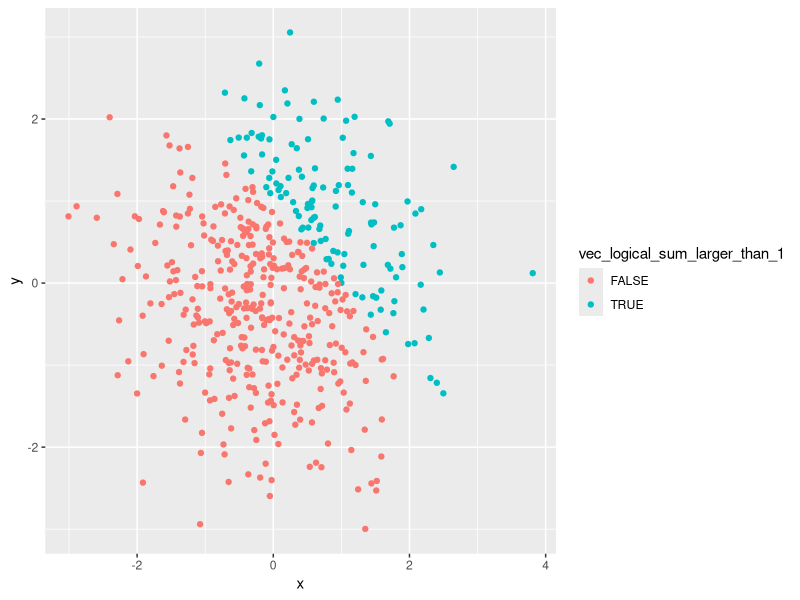
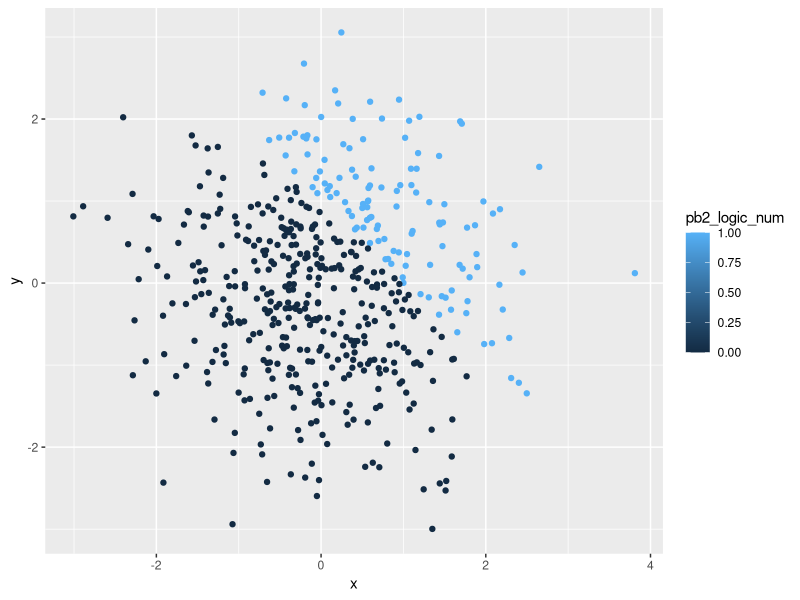
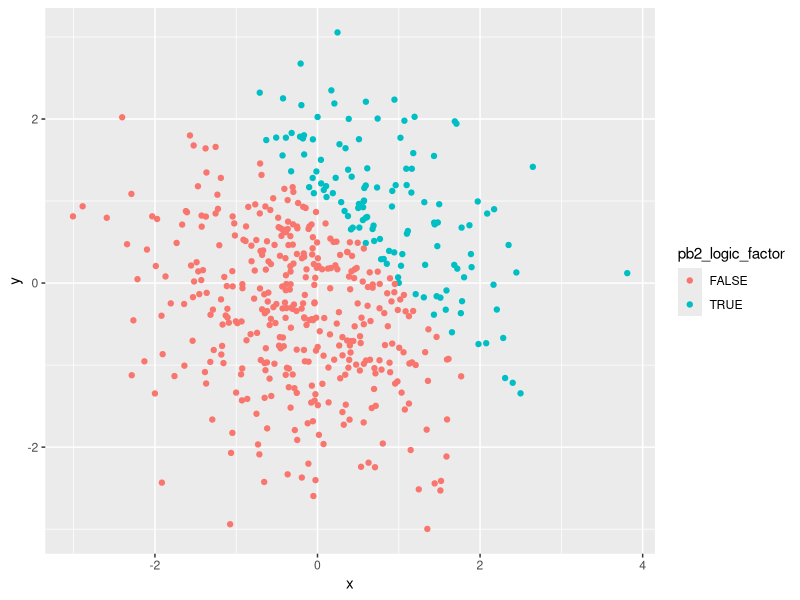

Source code (R) for these figures, in order:
## ---- chunk 1
knitr::opts_chunk$set(echo = TRUE)
library(tidyverse)
library(ggplot2)
## ---- chunk 2
#Set the seed for the random Norma distribution
set.seed(1)
problem1_df = tibble(
  #the first vector is a random sample of size 8 from a standard Normal distribution
  vec_random_sample = (x = rnorm(8) ),
  #the second vector is the a character vector of length 8 indexing the sample from normal distribution
  vec_char = c("first", "second", "third", "forth","fifth","sixth","seventh","eighth"),
  #the third vector is the logical vector that used to determined whether elements of the sample are greater than 0
  vec_logical = vec_random_sample > 0 ,
  #the forth vector is the factor that comprised of three levels.
  vec_factor = factor(c("low", "low", "low", "middle","middle","high","high","high"))
)
  
problem1_df
## ---- chunk 3
# Find the mean for each vector in the dataset
sapply(problem1_df, mean)
# Means can be found for numeric or logical vector: vec_random_sample and vec_logical
## ---- chunk 4
#convert the logical vector to numeric, and multiply the random sample by the result
Pb1_Q4_1<-as.numeric(problem1_df$vec_logical)* pull( problem1_df, vec_random_sample)
Pb1_Q4_1
#For the false result, the product become zero. For the postive result, the orignin values are retained,


#convert the logical vector to a factor, and multiply the random sample by the result
as.factor(problem1_df$vec_logical)
Pb1_Q4_2<-as.factor(problem1_df$vec_logical)* pull( problem1_df, vec_random_sample)
Pb1_Q4_2
#Since factor is not a numbner, therefore multipilication does not make sense.

#convert the logical vector to a factor and then convert the result to numeric, and multiply the random sample by the result
Pb1_Q4_3<-as.numeric(as.factor(problem1_df$vec_logical))* pull( problem1_df, vec_random_sample)
Pb1_Q4_3
#Since, when converted to number, the levels of factors will be denoted by 1 and 2 instead of 0 and 1, the result will be different from the first command of this part.
## ---- chunk 5
problem2_df = tibble(
  #the first vector is x, a random sample of size 500 from a standard Normal distribution
  x = (x = rnorm(500) ),
 #the second vector is y, a random sample of size 500 from a standard Normal distribution
  y = (y = rnorm(500) ),
  #the third vector is the logical vector that used to determined whether x+y >1
  vec_logical_sum_larger_than_1 = x+y > 1 ,
  #the forth vector is the above logical vector coerced into numeric form
   pb2_logic_num = as.numeric(vec_logical_sum_larger_than_1),
 #the fifth vector is the above logical vector coerced into factor form
   pb2_logic_factor = as.factor(vec_logical_sum_larger_than_1),
 )

problem2_df
## ---- chunk 6

#scatterplot of y vs x; color points using the logical variable
ggplot(problem2_df, #Input dataset
       aes(x = x, #Define variable that input
           y=y,
           color = vec_logical_sum_larger_than_1))+geom_point() # Define how color are devided and how datapot are arranged.
## ---- chunk 7

#scatterplot of y vs x; color points using the numeric variable
ggplot(problem2_df, #Input dataset
       aes(x = x, #Define variable that input
           y=y,
           color = pb2_logic_num))+geom_point() # Define how color are devided and how datapot are arranged.

## ---- chunk 8
#scatterplot of y vs x; color points using the factor variable
ggplot(problem2_df, #Input dataset
       aes(x = x, #Define variable that input
           y=y,
           color = pb2_logic_factor))+geom_point() # Define how color are devided and how datapot are arranged.

